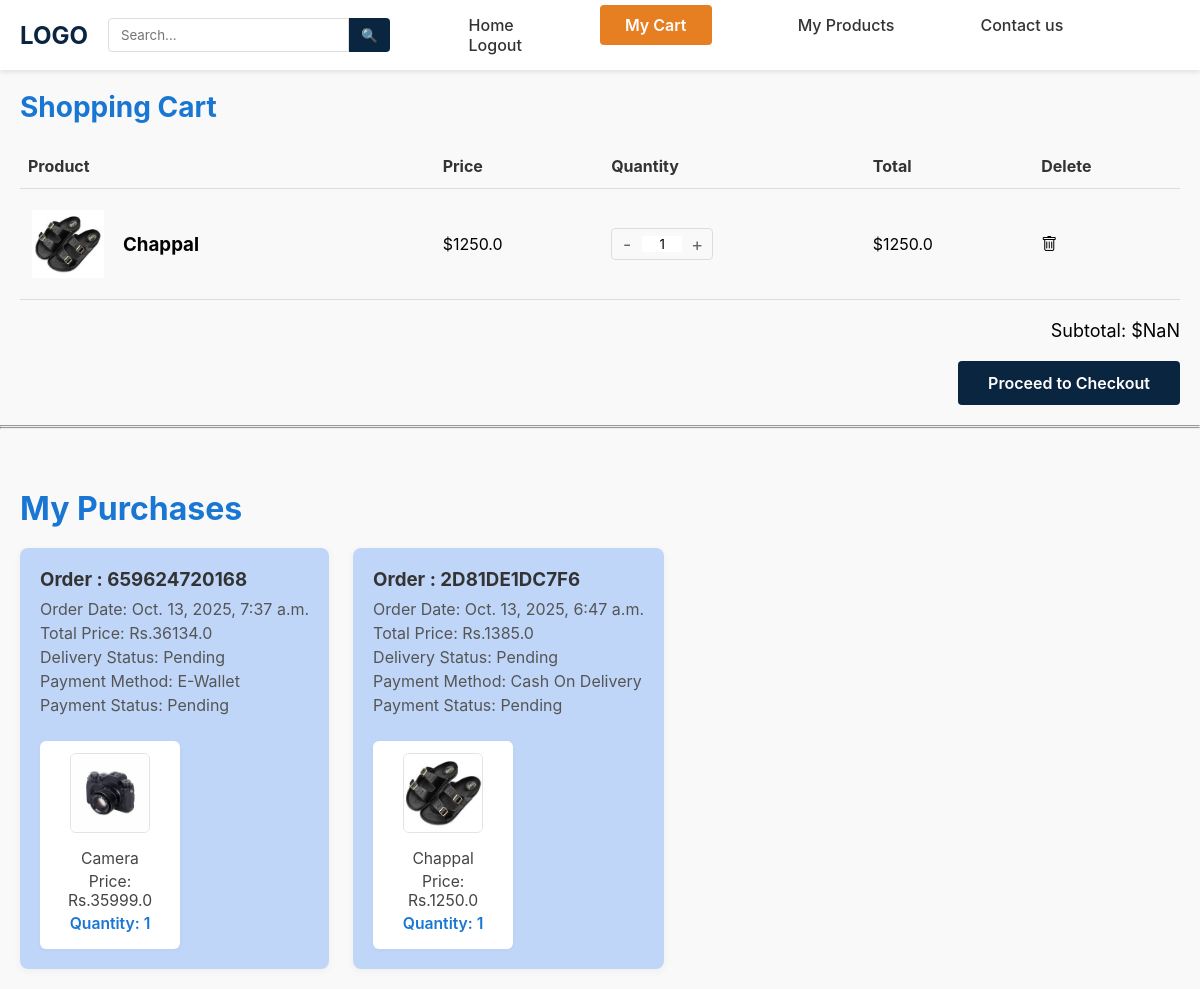
Screenshot of /cart/ (signed in) with the database file from the repository.
### dashboard/models.py (models this page shows, shortened)
class Product(models.Model):
    class ProductType(models.TextChoices):
        CLOTHING = 'clothing', 'Clothing'
        ELECTRONICS = 'electronics', 'Electronics'
        ACCESSORIES = 'accessories', 'Accessories'
        FOOTWEAR = 'footwear', 'Footwear'
        WATCHES = 'watches', 'Watches'
        BAGS = 'bags', 'Bags'
        OTHER = 'other', 'Other'
    seller = models.ForeignKey(CustomUser, on_delete=models.CASCADE,related_name='products')
    name = models.CharField(max_length=64)
    brand = models.CharField(max_length=64)
    price = models.FloatField()
    main_image = models.ImageField(upload_to='product_images/')
    description = models.TextField()
    key_features = models.TextField()
    stock = models.IntegerField()
    category = models.CharField(max_length=64,choices=ProductType.choices,default=ProductType.OTHER)

class Order(models.Model):
    DELIVERY_STATUS_CHOICES =  (
        ('pending','PENDING'),
        ('completed','COMPLETED'),
    )
    PAYMENT_STATUS_CHOICES =  (
        ('pending','PENDING'),
        ('completed','COMPLETED'),
    )
    PAYMENT_METHOD_CHOICES =  (
        ('cod','CASH ON DELIVERY'),
        ('card','CREDIT/DEBIT'),
        ('esewa','ESEWA')
    )
    buyer = models.ForeignKey(CustomUser, on_delete=models.CASCADE, related_name='orders')
    products = models.ManyToManyField(Product, through=MiniOrder, related_name='orders')
    total_amount = models.FloatField()
    order_date = models.DateTimeField(auto_now_add=True)
    delivery_status = models.CharField(max_length=64, choices=DELIVERY_STATUS_CHOICES, default='pending')
    shipping_address = models.CharField(max_length=256)
    shipping_city = models.CharField(max_length=64)
    shipping_province = models.CharField(max_length=64)
    tracking_number = models.CharField(max_length=64, null=True, blank=True)
    delivery_date = models.DateTimeField(null=True, blank=True)
    payment_status = models.CharField(max_length=64, choices=PAYMENT_STATUS_CHOICES, default='pending')
    payment_method = models.CharField(max_length=64, choices=PAYMENT_METHOD_CHOICES, default='cod')

class MiniOrder(models.Model):
    product = models.ForeignKey(Product, on_delete=models.CASCADE, related_name='mini_orders')
    order = models.ForeignKey('Order', on_delete=models.CASCADE, related_name='mini_orders')
    quantity = models.IntegerField(default=1)
    price = models.FloatField()
    seller = models.ForeignKey(CustomUser, on_delete=models.CASCADE, related_name='seller_orders')
    tracking_number = models.CharField(max_length=64, null=True, blank=True)

### dashboard/views.py (the view)
# urls.py: path('cart/',views.cart,name='cart'),
@login_required(redirect_field_name='login')
def cart(request):
    try:
        cart_obj = get_object_or_404(Cart,user=request.user)
        products = cart_obj.products.all()
    except Exception as e:
        messages.error(request,str(e))
    return render(request, 'cart.html',{'products':products,'page':'cart','orders':Order.objects.filter(buyer=request.user).order_by('-order_date')})

### dashboard/templates/cart.html (shortened to what this page needs)
{% extends 'base.html' %}
{% load static %}
{% block css %}
<link rel="stylesheet" href="https://cdn.jsdelivr.net/npm/bootstrap-icons@1.11.3/font/bootstrap-icons.min.css">
{% endblock %}
{% block maincontent %}
<main>
    <div class="cart-page" id="cartPage">
        <h1>Shopping Cart</h1>
        <div class="cart-container">
            <table class="cart-table">
                <thead>
                    <tr>
                        <th>Product</th>
                        <th>Price</th>
                        <th>Quantity</th>
                        <th>Total</th>
                        <th>Delete</th>
                    </tr>
                </thead>
                <tbody id="cartItems">
                    {% if products %}
                        {% for product in products %}
                            <tr>
                                <td class="cart-item" data-id="{{ product.id }}">
                                    <div class="cart-product">
                                        <div class="cart-product-image">
                                            <img src="{{ product.main_image.url }}" alt="{{ product.name }}">
                                        </div>
                                        <div>
                                            <h3>{{ product.name }}</h3>
                                        </div>
                                    </div>
                                </td>
                                <td>${{ product.price }}</td>
                                <td>
                                    <div class="quantity-control">
                                        <button class="quantity-btn decrease" data-id="{{ product.id }}" data-price="{{ product.price }}">-</button>
                                        <input type="text" class="quantity-input" id="product-count-{{ product.id }}" value="1" readonly>
                                        <button class="quantity-btn increase" data-id="{{ product.id }}" data-price="{{ product.price }}">+</button>
                                    </div>
                                </td>
                                <td id="product-price-{{ product.id }}" class="all-prices">${{ product.price }}</td>
                                <td>
                                    <span class="remove-cart cart-item" id="remove-cart" data-id="{{ product.id }}" style="cursor: pointer;">
                                        <i class="bi bi-trash"></i>
                                    </span>
                                </td>
                            </tr>
                            {% empty %}
                            <tr colspan="3">Empty Cart</tr>
                        {% endfor %}
                    {% endif %}
                </tbody>
            </table>
        </div>
        <div class="cart-summary">
            <p class="subtotal">Subtotal: <span id="cartSubtotal">$0.00</span></p>
            <button class="checkout-btn" id="checkout-btn">Proceed to Checkout</button>
        </div>
    </div>
<hr><hr>
    <div class="my-purchase">
        <h1>My Purchases</h1>
        <div class="purchase-container">
            {% if orders %}
                {% for order in orders %}
                    <div class="purchase-item">
                        <div class="purchase-details">
                            <h3>Order : {{ order.tracking_number }}</h3>
                            <p>Order Date: {{ order.order_date }}</p>
                            <p>Total Price: Rs.{{ order.total_amount }}</p>
                            <p>Delivery Status: {{ order.delivery_status }}</p>
                            <p>Payment Method: {{ order.payment_method }}</p>
                            <p>Payment Status: {{ order.payment_status }}</p>
                        </div>
                        <div class="purchase-products">
                            {% for mini_product in order.mini_orders.all %}
                                <div class="purchase-product">
                                    <img src="{{ mini_product.product.main_image.url }}" alt="{{ mini_product.product.name }}">
                                    <p>{{ mini_product.product.name }}</p>
                                    <p>Price: Rs.{{ mini_product.price }}</p>
                                    <p>Quantity: {{ mini_product.quantity }}</p>
                                </div>
                            {% endfor %}
                        </div>
                    </div>
                {% endfor %}
            {% else %}
                <p>No purchases found.</p>
            {% endif %}
        </div>
    </div>
</main>
{% endblock %}

### static/dashboard/css/dashboard.css (style rules this page uses)
* { margin: 0; padding: 0; box-sizing: border-box; font-family: -apple-system, BlinkMacSystemFont, 'Segoe UI', Roboto, Oxygen, Ubuntu, Cantarell, 'Open Sans', 'Helvetica Neue', sans-serif; }
body { background-color: #f9f9f9; }
img { object-fit: cover; max-width: 100%; height: auto; }
.cart-page ,.my-purchase { display: block; padding: 20px; }
.cart-page h1 { font-size: 28px; color: #1976d2; margin-bottom: 20px; }
.cart-table { width: 100%; border-collapse: collapse; }
.cart-table th { text-align: left; padding: 12px 8px; border-bottom: 1px solid #ddd; color: #333; }
.cart-table td { padding: 15px 8px; border-bottom: 1px solid #ddd; }
.cart-product { display: flex; align-items: center; }
.cart-product-image { width: 80px; height: 80px; background-color: #f9f9f9; display: flex; align-items: center; justify-content: center; margin-right: 15px; border-radius: 4px; }
.cart-product-image img { max-width: 90%; max-height: 90%; }
.quantity-control { display: flex; align-items: center; border: 1px solid #ddd; border-radius: 4px; width: fit-content; }
.quantity-btn { background: none; border: none; width: 30px; height: 30px; font-size: 18px; cursor: pointer; color: #666; }
.quantity-input { width: 40px; text-align: center; border: none; outline: none; }
.cart-summary { margin-top: 20px; text-align: right; }
.subtotal { font-size: 18px; margin-bottom: 20px; }
.checkout-btn { background-color: #0a2540; color: white; padding: 12px 30px; border: none; border-radius: 4px; font-size: 16px; font-weight: 600; cursor: pointer; transition: background-color 0.3s; }
.my-purchase { margin-top: 40px; }
.my-purchase h1 { font-size: 2rem; margin-bottom: 20px; color: #1976d2; }
.purchase-container { display: flex; flex-wrap: wrap; gap: 24px; }
.purchase-item { background: #c0d6f8; border-radius: 8px; box-shadow: 0 2px 8px rgba(0,0,0,0.05); padding: 20px; display: flex; flex-direction: column; gap: 12px; }
.purchase-details h3 { margin: 0 0 8px 0; color: #333; }
.purchase-details p { margin: 0 0 4px 0; color: #555; }
.purchase-products { display: flex; gap: 18px; flex-wrap: wrap; margin-top: 10px; }
.purchase-product { background: #fff; border-radius: 6px; box-shadow: 0 1px 4px rgba(0,0,0,0.04); padding: 12px; text-align: center; width: 140px; transition: box-shadow 0.2s; }
.purchase-product img { width: 80px; height: 80px; object-fit: cover; border-radius: 6px; margin-bottom: 8px; border: 1px solid #e3e3e3; }
.purchase-product p { margin: 4px 0; color: #444; font-size: 0.98rem; }
.purchase-product p:last-child { color: #1976d2; font-weight: 600; }

### rows the page displays
Product: main_image (picture), name "Chappal", price "1250.0"
Order: tracking_number "659624720168", order_date "Oct. 13, 2025, 7:37 a.m.", total_amount "36134.0", delivery_status "Pending", payment_method "E-Wallet", payment_status "Pending"
MiniOrder: product.main_image (picture), product.name "Camera", price "35999.0", quantity "1"
Order: tracking_number "2D81DE1DC7F6", order_date "Oct. 13, 2025, 6:47 a.m.", total_amount "1385.0", delivery_status "Pending", payment_method "Cash On Delivery", payment_status "Pending"
MiniOrder: product.main_image (picture), product.name "Chappal", price "1250.0", quantity "1"
